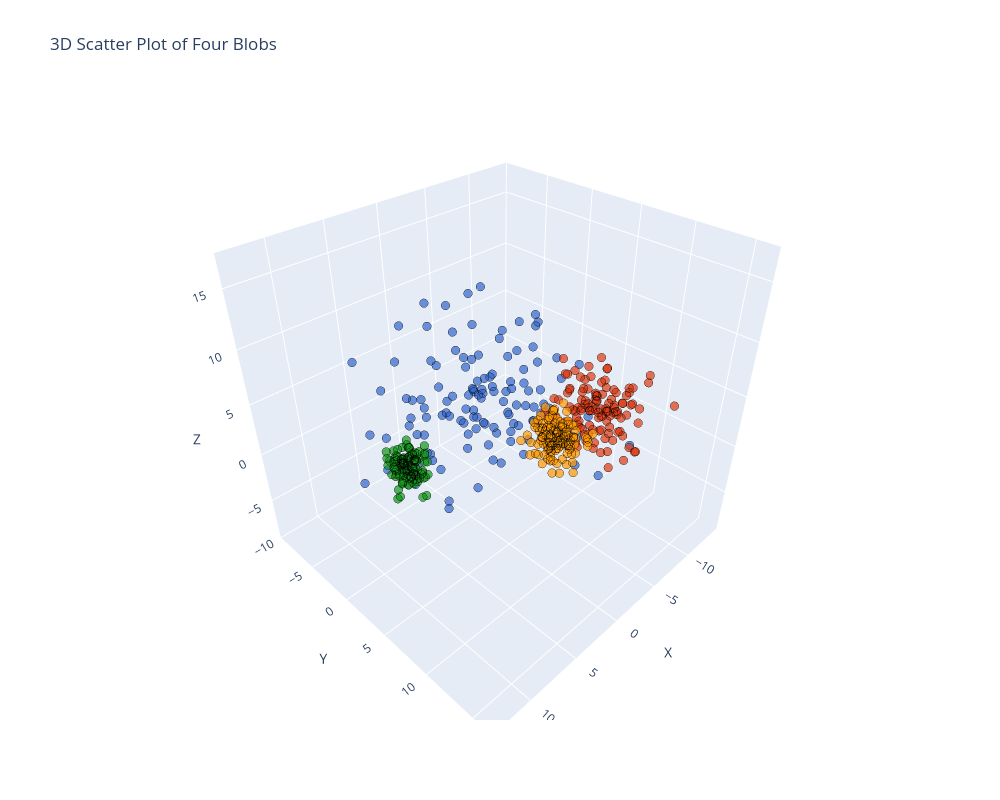

Source (notebook cell):
### Markdown cell above
### Display the data in an interactive Plotly 3D scatter plot

### Code cell
import plotly.express as px
# Create a DataFrame for Plotly
df =pd.DataFrame(x, columns=['X','Y','Z'])

#create intercatice 3Dscatter plot
fig = px.scatter_3d(df, x = 'X', y = 'Y', z = 'Z', color=labels_.astype(str),
                    opacity=0.7, color_discrete_sequence=px.colors.qualitative.G10, 
                    title="3D Scatter Plot of Four Blobs")

fig.update_traces(marker=dict(size=5, line=dict(width=1, color='black')), showlegend=False)
fig.update_layout(coloraxis_showscale=False, width=1000, height=800)  # Remove color bar, resize plot

fig.show()
